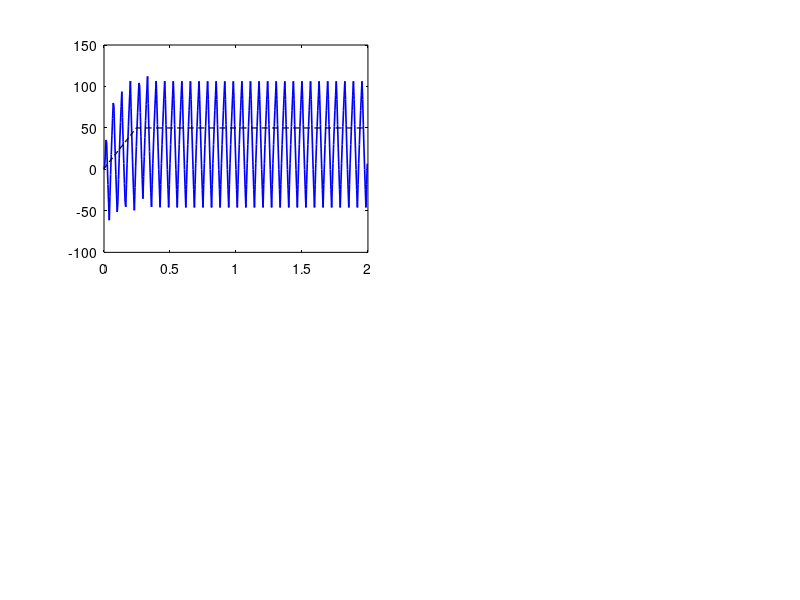

MATLAB code for this plot: (Note: this script raises an error after producing the figure.)
%% Aşama 2.3 → 2b — Gerçekçi kapalı-döngü simülasyon (sim-to-real gap doğrulama)
%
% Amaç: Aşama 2.3'te ampirik bulunan Kp=0.002'yi TEORİK doğrulamak.
% Aşama 2.1 Simulink modeli IDEAL ölçüm varsaymıştı → conservative Kp=0.1163
% mükemmel görünüyordu. Gerçek sistemde bang-bang verdi. Bu script gerçek
% sistemin efektlerini modele ekler:
%   1. Encoder kuantizasyonu (1 count ≈ 18.7 rad/s @ 7ms)
%   2. Moving-average ölçüm filtresi (WINDOW=5)
%   3. Duty saturation (±0.50)
%   4. Setpoint slew rate
%   5. V_sat sürücü kaybı
%
% Beklenti: conservative (Kp=0.1163) → bang-bang; ampirik (Kp=0.002) → stabil.
% Bu, sim-to-real gap'i kapatır ve ampirik kazancı teorik temellendirir.
%
% Referans: [Franklin2010] §6.4, [AstromMurray2008] §10.2-10.4, [Ljung1999] §16

clear; close all; clc;

% Beyaz tema zorla — dark MATLAB session'da axes panelleri siyah kalıyordu
% (figure 'Color','w' yetmiyor; axes/text de zorlanmalı). CLAUDE.md figür disiplini.
set(groot,'defaultFigureColor','w','defaultAxesColor','w', ...
    'defaultAxesXColor','k','defaultAxesYColor','k','defaultTextColor','k', ...
    'defaultAxesGridColor',[0.15 0.15 0.15]);

% ── Plant parametreleri (Aşama 1) ─────────────────────────────────
K       = 53.89;     % rad/s/V
tau     = 0.0605;    % s
V_sup   = 12.15;     % V
V_sat   = 0.5;       % V
Ts      = 0.005;     % s (200 Hz)
duty_max = 0.50;

% ── Gerçekçi efektler ─────────────────────────────────────────────
QUANT   = 18.7;      % rad/s — encoder kuantizasyon adımı (gözlemlenen)
WINDOW  = 5;         % moving-average pencere
SLEW    = 200;       % rad/s/s setpoint slew
SP      = 50;        % rad/s hedef setpoint
T_END   = 2.0;       % s simülasyon süresi

% Plant ayrık (ZOH): Veff → ω
sysc = tf(K, [tau 1]);
sysd = c2d(sysc, Ts);
[bnum, bden] = tfdata(sysd, 'v');   % ω[k] = -bden(2)*ω[k-1] + bnum(2)*Veff[k-1]

% ── İki kazanç setini simüle et ───────────────────────────────────
gains = struct('name', {'conservative (2.1)', 'ampirik (2.3)'}, ...
               'Kp',   {0.1163, 0.002}, ...
               'Ki',   {4.0447, 0.1});

N = round(T_END / Ts);
t = (0:N-1) * Ts;

figure('Visible','off','Position',[50 50 1100 700],'Color','w');

for g = 1:numel(gains)
    Kp = gains(g).Kp;  Ki = gains(g).Ki;
    T_t = Kp / Ki;     % anti-windup tracking time

    % State
    omega_true = 0;          % gerçek hız (plant çıkışı)
    Veff_prev  = 0;
    omega_prev = 0;
    integ      = 0;
    prev_err   = 0;
    sp_actual  = 0;
    win = zeros(1, WINDOW);  wi = 1; wfill = 0;

    omega_log = zeros(1,N);  u_log = zeros(1,N);  sp_log = zeros(1,N);  meas_log = zeros(1,N);

    for k = 1:N
        % Setpoint slew
        d = SP - sp_actual;
        ms = SLEW * Ts;
        if d > ms, sp_actual = sp_actual + ms;
        elseif d < -ms, sp_actual = sp_actual - ms;
        else, sp_actual = SP; end

        % Encoder kuantizasyon (gerçek hız → ölçülen)
        omega_meas = round(omega_true / QUANT) * QUANT;

        % Moving-average filtre
        win(wi) = omega_meas;  wi = mod(wi, WINDOW) + 1;
        if wfill < WINDOW, wfill = wfill + 1; end
        omega_filt = sum(win) / wfill;

        % PI (Tustin) + anti-windup
        err = sp_actual - omega_filt;
        u_p = Kp * err;
        integ = integ + Ki * Ts * 0.5 * (err + prev_err);
        u_unsat = u_p + integ;
        u_sat = max(min(u_unsat, duty_max), -duty_max);
        if T_t > 0
            integ = integ + (Ts / T_t) * (u_sat - u_unsat);
        end
        prev_err = err;

        % Duty → V_eff (işaret + V_sat kaybı)
        Veff = V_sup * u_sat - sign(u_sat) * V_sat;

        % Plant (ayrık): ω[k] = -bden(2)*ω[k-1] + bnum(2)*Veff[k-1]
        omega_true = -bden(2)*omega_prev + bnum(2)*Veff_prev;
        omega_prev = omega_true;  Veff_prev = Veff;

        omega_log(k) = omega_true;  u_log(k) = u_sat;
        sp_log(k) = sp_actual;      meas_log(k) = omega_meas;
    end

    % Metrik
    tail = round(0.6*N):N;
    om_ss = mean(omega_log(tail));  om_sd = std(omega_log(tail));
    u_sd  = std(u_log(tail));
    bang  = u_sd > 0.2 || (max(u_log(tail))-min(u_log(tail))) > 0.6;
    if bang, verdict = 'BANG-BANG'; else, verdict = 'STABIL'; end
    fprintf('%-22s Kp=%.4f Ki=%.4f → ω_ss=%.1f, ω_std=%.1f, u_std=%.3f → %s\n', ...
        gains(g).name, Kp, Ki, om_ss, om_sd, u_sd, verdict);

    % Plot
    subplot(2,2,g);
    plot(t, omega_log, 'b', 'LineWidth', 1.2); hold on
    plot(t, sp_log, 'k--', 'LineWidth', 1);
    yline(SP, 'r:');
    grid on; xlabel('t (s)'); ylabel('\omega (rad/s)');
    title(sprintf('%s — Kp=%.4f, Ki=%.3f', gains(g).name, Kp, Ki));
    lg = legend('\omega','setpoint(slew)','Location','best'); set(lg,'Color','w','TextColor','k');
    ylim([-300 300]);

    subplot(2,2,g+2);
    plot(t, u_log, 'm', 'LineWidth', 1.2); hold on
    yline(duty_max, 'r:'); yline(-duty_max, 'r:');
    grid on; xlabel('t (s)'); ylabel('U (duty)');
    title(sprintf('Kontrol çıkışı — u\\_std=%.3f (%s)', u_sd, verdict));
    ylim([-0.6 0.6]);
end

sgtitle('Aşama 2.3→2b: Gerçekçi model (kuantizasyon+filtre+saturation) — sim-to-real doğrulama','Color','k');
out = fullfile(fileparts(mfilename('fullpath')), 'results', '2_3_realistic_sim');
if ~exist(out,'dir'), mkdir(out); end
exportgraphics(gcf, fullfile(out, 'realistic_sim_verification.png'), 'Resolution', 150);
fprintf('\nPlot: %s\n', fullfile(out, 'realistic_sim_verification.png'));
